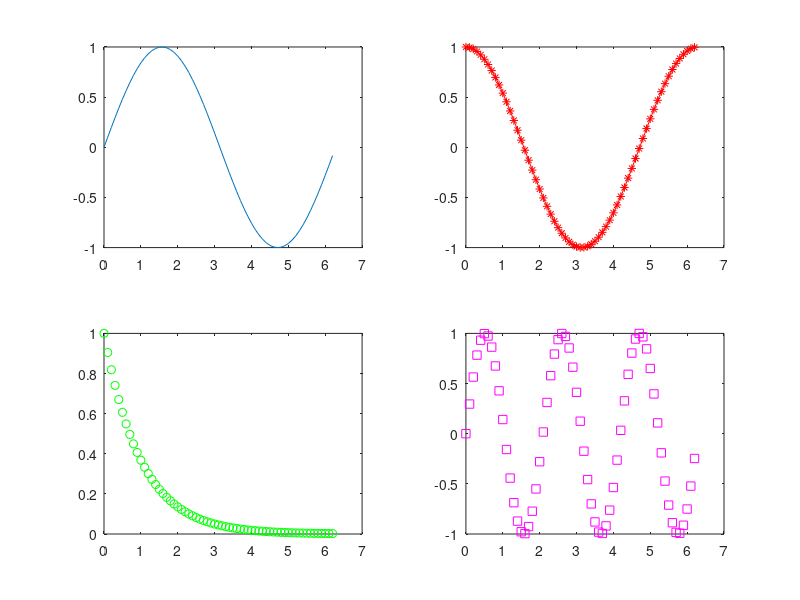

The MATLAB script that drew this image:
clc
clear all
close all
x=0:0.1:2*pi;
subplot(2,2,1)
plot(x,sin(x));
subplot(2,2,2)
plot(x,cos(x),'r-*');
subplot(2,2,3)
plot(x,exp(-x),'go')
subplot(2,2,4);
plot(x,sin(3*x),'ms')
